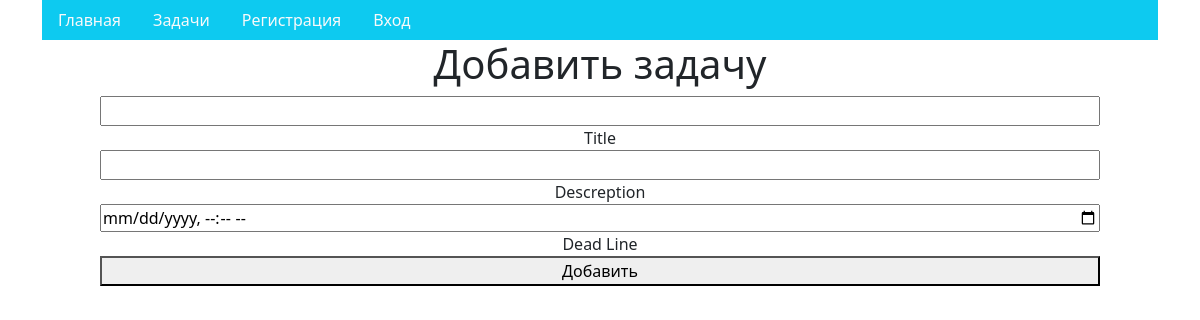
/tasks/, run on an earlier commit of the app's database.
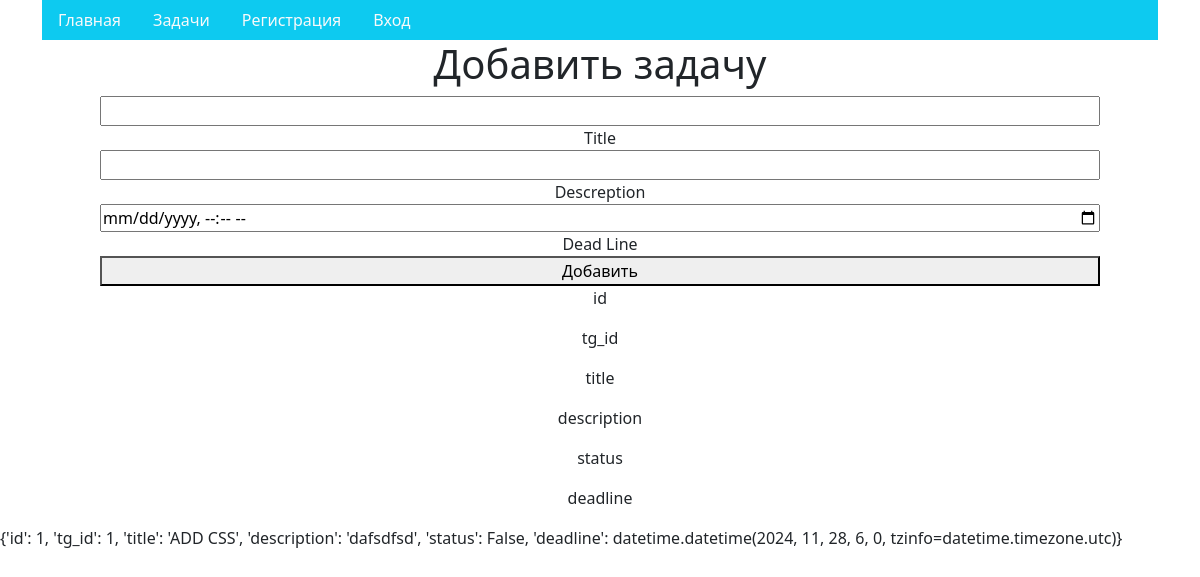
And on a later commit of the database.
### todo/models.py (models this page shows)
class Tasks(models.Model):
    tg= models.ForeignKey(Users, on_delete=models.CASCADE)
    title = models.CharField(max_length=20)
    description = models.TextField()
    status = models.BooleanField(default=False)
    deadline = models.DateTimeField()

### todo/views.py (the view, shortened to what this page needs)
# urls.py: path('tasks/', tasks, name='tasks'),
def tasks(request):
    if request.method == 'GET':
        data = []
        tasks_list = Tasks.objects.values()
        for task in tasks_list:
            data.append(task)
        return render(request=request, template_name='todo/tasks.html', context={'data':data})

### todo/templates/todo/tasks.html (shortened to what this page needs)
{% include "todo/base.html" %}
{%block body%}
    <div style="text-align: center;"><h1>Добавить задачу</h1></div>
    <form action="/tasks/add/" method="post" style="text-align: center; display: grid; padding-left: 100px; padding-right: 100px;">
        <input type="text" name="title">Title
        <input type="text" name="description">Descreption
        <input type="datetime-local" name="deadline">Dead Line
        <button type="submit">Добавить</button>
    </form>
    <div>
        {% for key in data %}
            {% for i in key %}
                <p style="text-align: center;">{{i}}</p>
            {% endfor %}
        <p>{{ key }}</p>
        {% endfor %}
    </div>
{%endblock%}

### todo/templates/todo/base.html (shortened to what this page needs)
<!DOCTYPE html>
<html lang="en">
<head>
    {% load bootstrap5 %}
    {% bootstrap_css %}
</head>
<body>
    <div class="container">
        <ul class="nav bg-info">
          <li class="nav-item">
            <a class="nav-link link-light" href="/home">Главная</a>
          </li>
          <li class="nav-item">
            <a class="nav-link link-light" href="/tasks">Задачи</a>
          </li>
          <li class="nav-item">
              <a class="nav-link link-light" href="/reg">Регистрация</a>
            </li>
          <li class="nav-item">
              <a class="nav-link link-light" href="/auth">Вход</a>
          </li>
        </ul>
    </div>
</body>
</html>

What changed in the data, as far as the page shows it:
added Tasks: key "id" "tg_id" "title" "description" "status" "deadline", key "{'id': 1, 'tg_id': 1, 'title': 'ADD CSS', 'description': 'dafsdfsd', 'status': False, 'deadline': datetime.datetime(2024, 11, 28, 6, 0, tzinfo=datetime.timezone.utc)}"
